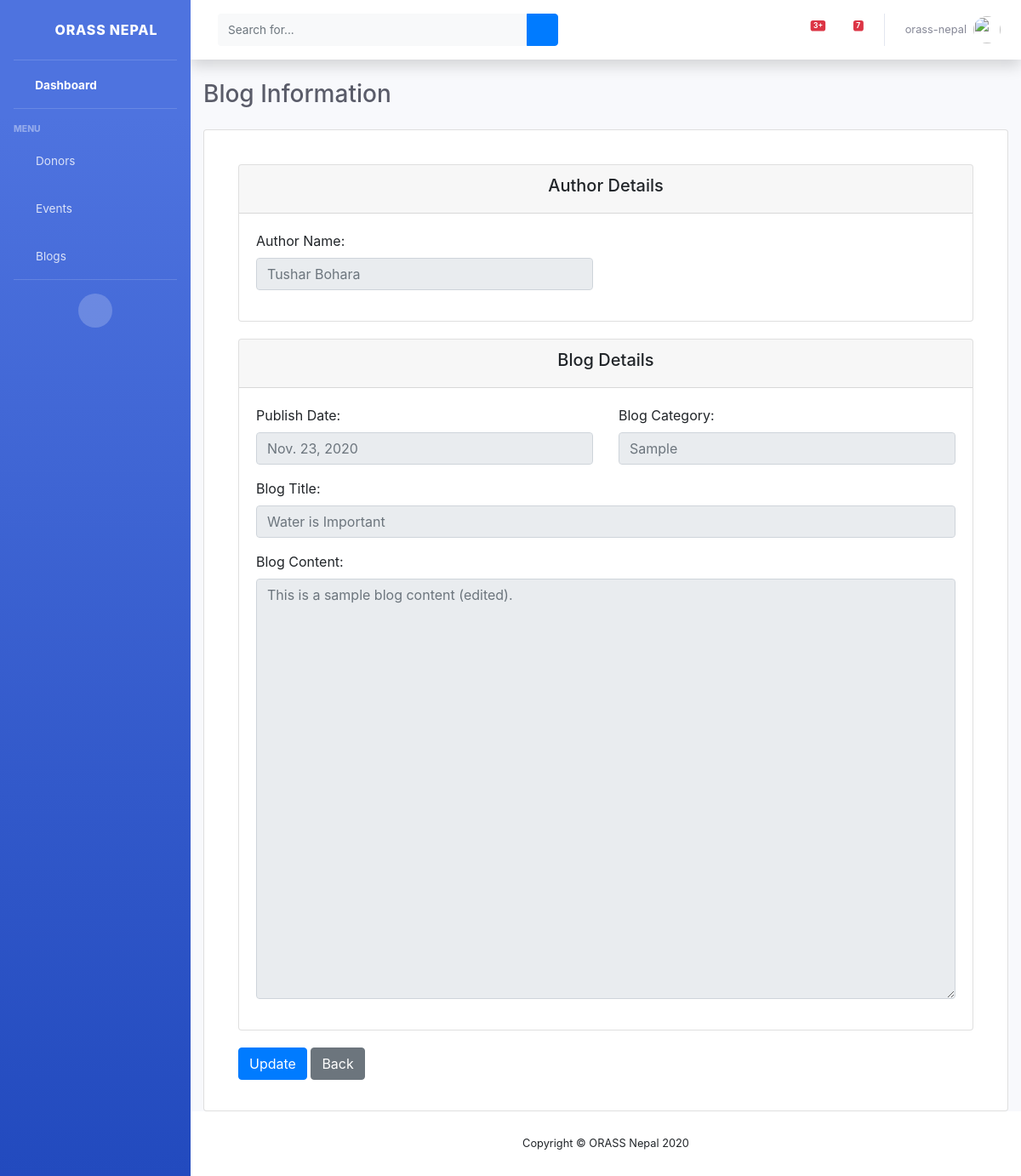
Screenshot of /view/blogs/1 (signed in) with the database file from the repository.
### web/models.py (models this page shows, shortened)
class Blog(models.Model):
    title = models.CharField(max_length=255)
    category = models.CharField(max_length=150)
    author = models.CharField(max_length=100)
    body = models.TextField()
    post_date = models.DateField(default=timezone.now)

### web/views.py (the view)
# urls.py: path('view/blogs/<int:pk>', login_required(ViewBlogDetail.as_view(), login_url='/staff'),
class ViewBlogDetail(DetailView):
    model = Blog
    template_name = 'staff/view_blog_detail.html'
    context_object_name = 'blog'

### web/templates/staff/view_blog_detail.html
{% extends 'staff/base.html' %}
{% block content %}
<h1 class="h3 mb-4 text-gray-800">Blog Information</h1>
<div class="card mb-12">
    <div class="card-body">
        <div style="margin: 0 20px 0 20px;">
            <div class="card" style="margin-top: 20px">
                <div class="card-header"><h5><center>Author Details</center></h5></div>
                <div class="card-body">
                    <div class="row">
                        <div class="col-md-6 mb-3">
                            <label>Author Name:</label>
                            <input class="form-control" type="text" placeholder="{{ blog.author }}" readonly>
                        </div>
                    </div>
                </div>
            </div>
            <div class="card" style="margin-top: 20px">
                <div class="card-header"><h5><center>Blog Details</center></h5></div>
                <div class="card-body">
                    <div class="row">
                        <div class="col-md-6 mb-3">
                            <label>Publish Date:</label>
                            <input class="form-control" type="text" placeholder="{{ blog.post_date }}" readonly></input>
                        </div>
                        <div class="col-md-6 mb-3">
                            <label>Blog Category:</label>
                            <input class="form-control" type="text" placeholder="{{ blog.category }}" readonly></input>
                        </div>
                        <div class="col-md-12 mb-3">
                            <label>Blog Title:</label>
                            <input class="form-control" type="text" placeholder="{{ blog.title }}" readonly></input>
                        </div>
                        <div class="col-md-12 mb-3">
                            <label>Blog Content:</label>
                            <textarea class="form-control" type="text" placeholder="{{ blog.body }}" readonly rows="20" cols="60"></textarea>
                        </div>
                    </div>
                </div>
            </div>
            <div class="form-group" style="margin-top: 20px">
                <a href="{% url 'web:update-blog' blog.id%}" class="btn btn-primary">Update</a>
                <a href="{% url 'web:view-blog' %}" class="btn btn-secondary">Back</a>
            </div>
        </div>
    </div>
</div>
{% endblock content %}

### web/templates/staff/base.html (shortened to what this page needs)
{% load static %}
<!DOCTYPE html>
<html lang="en">
<head>
    <link href="{% static 'vendor/fontawesome-free/css/all.min.css' %}" rel="stylesheet" type="text/css">
    <link href="{% static 'css/sb-admin-2.min.css' %}" rel="stylesheet">
    <link rel="stylesheet" href="https://netdna.bootstrapcdn.com/font-awesome/4.7.0/css/font-awesome.css">
    <link rel="stylesheet" href="https://stackpath.bootstrapcdn.com/bootstrap/4.1.3/css/bootstrap.min.css">
</head>
<body id="page-top">
    <div id="wrapper">
        <ul class="navbar-nav bg-gradient-primary sidebar sidebar-dark accordion" id="accordionSidebar">
            <a class="sidebar-brand d-flex align-items-center justify-content-center" href="{% url 'web:dashboard' %}">
                <div class="sidebar-brand-icon rotate-n-15">
                    <i class="fas fa-laugh-wink"></i>
                </div>
                <div class="sidebar-brand-text mx-3">ORASS Nepal</div>
            </a>
            <hr class="sidebar-divider my-0">
            <li class="nav-item active">
                <a class="nav-link" href="{% url 'web:dashboard' %}">
                    <i class="fas fa-fw fa-tachometer-alt"></i>
                    <span>Dashboard</span></a>
            </li>
            <hr class="sidebar-divider">
            <div class="sidebar-heading">
                Menu
            </div>
            <li class="nav-item">
                <a class="nav-link" href="{% url 'web:view-donor' %}">
                    <i class="fas fa-fw fa-donate"></i>
                    <span>Donors</span></a>
            </li>
            <li class="nav-item">
                <a class="nav-link" href="{% url 'web:view-event' %}">
                    <i class="fas fa-fw fa-table"></i>
                    <span>Events</span></a>
            </li>
            <li class="nav-item">
                <a class="nav-link" href="{% url 'web:view-blog' %}">
                    <i class="fas fa-fw fa-blog"></i>
                    <span>Blogs</span></a>
            </li>
            <hr class="sidebar-divider d-none d-md-block">
            <div class="text-center d-none d-md-inline">
                <button class="rounded-circle border-0" id="sidebarToggle"></button>
            </div>
        </ul>
        <div id="content-wrapper" class="d-flex flex-column">
            <div id="content">
                <nav class="navbar navbar-expand navbar-light bg-white topbar mb-4 static-top shadow">
                    <form
                        class="d-none d-sm-inline-block form-inline mr-auto ml-md-3 my-2 my-md-0 mw-100 navbar-search">
                        <div class="input-group">
                            <input type="text" class="form-control bg-light border-0 small" placeholder="Search for..."
                                aria-label="Search" aria-describedby="basic-addon2">
                            <div class="input-group-append">
                                <button class="btn btn-primary" type="button">
                                    <i class="fas fa-search fa-sm"></i>
                                </button>
                            </div>
                        </div>
                    </form>
                    <ul class="navbar-nav ml-auto">
                        <li class="nav-item dropdown no-arrow mx-1">
                            <a class="nav-link dropdown-toggle" href="#" id="alertsDropdown" role="button"
                                data-toggle="dropdown" aria-haspopup="true" aria-expanded="false">
                                <span class="badge badge-danger badge-counter">3+</span>
                            </a>
                        </li>
                        <li class="nav-item dropdown no-arrow mx-1">
                            <a class="nav-link dropdown-toggle" href="#" id="messagesDropdown" role="button"
                                data-toggle="dropdown" aria-haspopup="true" aria-expanded="false">
                                <i class="fas fa-envelope fa-fw"></i>
                                <span class="badge badge-danger badge-counter">7</span>
                            </a>
                        </li>
                        <li class="nav-item dropdown no-arrow">
                            <a class="nav-link dropdown-toggle" href="#" id="userDropdown" role="button"
                                data-toggle="dropdown" aria-haspopup="true" aria-expanded="false">
                                <span class="mr-2 d-none d-lg-inline text-gray-600 small">{{ user.username }}</span>
                                <img class="img-profile rounded-circle"
                                    src="{% static 'images/undraw_profile.svg' %}">
                            </a>
                        </li>
                    </ul>
                </nav>
                <div class="container-fluid">
                    {% block content %}
                    {% endblock content %}
                </div>
            </div>
            <footer class="sticky-footer bg-white">
                <div class="container my-auto">
                    <div class="copyright text-center my-auto">
                        <span>Copyright &copy; ORASS Nepal 2020</span>
                    </div>
                </div>
            </footer>
        </div>
    </div>
</body>
</html>

### rows the page displays
Blog: author "Tushar Bohara", post_date "Nov. 23, 2020", category "Sample", title "Water is Important", body "This is a sample blog content (edited)."

### other values shown
{{ user.username }} "orass-nepal"
